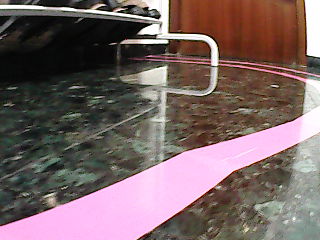
#> input picture models/dataset-sample/v141738-f172i-a105.png, 320 x 240 px
$ python hand_coded_lane_follower.py ../models/dataset-sample/v141738-f172i-a105.png
#> lines starting #> are read from the running program, lines starting #| are printed output that depends on the picture; after the words box and inside, x2 and y2 are one past the last pixel; in counts of white or black regions, pixels touching at a corner belong together
#> in test_photo, frame is the input picture: shape (240, 320, 3); mean B, G, R 100.5, 101.2, 120
"""
This program computes the desired steering angle for a given frame.

It estimates the lane lines visible in a given image and follow them, using
different functions from the opencv library.
"""

import logging
import math
import sys

import cv2
import numpy as np

_SHOW_IMAGE = False


class HandCodedLaneFollower:

    def __init__(self, car=None):
        logging.info("Starting the driving program")
        self.car = car
        self.curr_steering_angle = 90

    def follow_lane(self, frame):
        """Compute the steering angle to follow pink lane lanes."""
        show_image("orig", frame)

        lane_lines, frame = detect_lane(frame)

        if len(lane_lines) == 0:
            logging.error("No lane lines detected, keep going straight.")
            return frame
        new_steering_angle = compute_steering_angle(frame, lane_lines)
        self.curr_steering_angle = stabilize_steering_angle(
            self.curr_steering_angle, new_steering_angle, len(lane_lines)
        )

        if self.car is not None:
            self.car.front_wheels.turn(self.curr_steering_angle)
        curr_heading_image = display_heading_line(frame, self.curr_steering_angle)
        show_image("heading", curr_heading_image)

        return curr_heading_image


def detect_lane(frame):
    """Compute estimations of up to two pink lines in an image."""
    logging.debug("Detecting lane lines...")

    edges = get_edges(frame)
    show_image("edges", edges)

    cropped_edges = crop_top(edges, 1 / 3)
    show_image("edges cropped", cropped_edges)

    line_segments = get_lines(cropped_edges)
    line_segment_image = display_lines(frame, line_segments)
    show_image("line segments", line_segment_image)

    lane_lines = get_lane_lines(frame, line_segments)
    lane_lines_image = display_lines(frame, lane_lines)
    show_image("lane lines", lane_lines_image)

    return lane_lines, lane_lines_image


def get_edges(image):
    """Filter borders of color pink in an image."""
    im_hsv = cv2.cvtColor(image, cv2.COLOR_BGR2HSV)
#> im_hsv: shape (240, 320, 3); mean H, S, V 61.7, 69.7, 122.3

    lower_pink = np.array([150, 50, 120])
    upper_pink = np.array([180, 255, 255])
    mask = cv2.inRange(im_hsv, lower_pink, upper_pink)
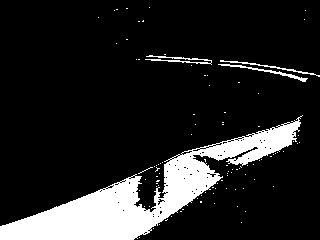
#> mask: shape (240, 320); 14.2% white; 97 white regions (93 under 20 px), largest, box (x1, y1, x2, y2) and area: (0, 115, 303, 240) 10196, (218, 64, 308, 82) 213, (145, 55, 212, 65) 208, (220, 60, 320, 77) 169

    edges = cv2.Canny(mask, 200, 400)
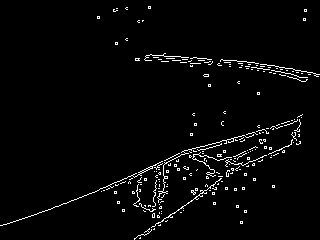
#> edges: shape (240, 320); 2.8% white in thin lines or dots

    return edges


def crop_top(image, cut):
    """Cut top half of an image."""
#> called with cut = 0.333
    height, width = image.shape
#> height = 240; width = 320
    mask = np.zeros_like(image)

    polygon = np.array(
        [
            [
                (0, height * cut),
                (width, height * cut),
                (width, height),
                (0, height),
            ]
        ],
        np.int32,
    )

    cv2.fillPoly(mask, polygon, 255)
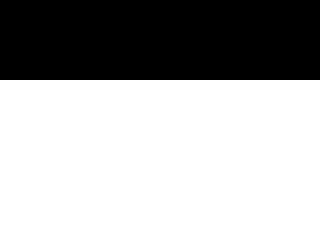
#> mask: shape (240, 320); 66.7% white; 1 black region, box (x1, y1, x2, y2) and area: (0, 0, 320, 80) 25600
    show_image("mask", mask)
    masked_image = cv2.bitwise_and(image, mask)
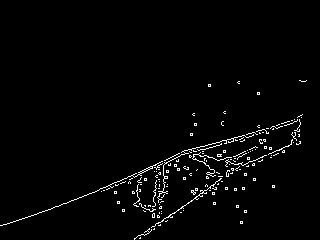
#> masked_image: shape (240, 320); 2.1% white in thin lines or dots, all inside (x1, y1, x2, y2) = (0, 80, 307, 240)
    return masked_image


def get_lines(edges):
    """Join borders to obtain the lines present in an image."""
    lines = cv2.HoughLinesP(
        edges,
        rho=1,
        angle=(np.pi / 180),
        min_threshold=25,
        minLineLength=10,
        maxLineGap=6,
    )

    return lines


# [129 lines left out: functions get_lane_lines, compute_steering_angle, stabilize_steering_angle, display_lines, display_heading_line, not called in this run]


def length_of_line_segment(line):
    x1, y1, x2, y2 = line
    return math.sqrt((x2 - x1) ** 2 + (y2 - y1) ** 2)


def show_image(title, frame, show=_SHOW_IMAGE):
    if show:
        cv2.imshow(title, frame)


# [10 lines left out: function make_points, not called in this run]


# ---------------------
# Test functions
# ---------------------


def test_photo(file):
    land_follower = HandCodedLaneFollower()
    frame = cv2.imread(file)
    combo_image = land_follower.follow_lane(frame)
    show_image("final", combo_image, True)
    cv2.waitKey(0)
    cv2.destroyAllWindows()


# [35 lines left out: function test_video, not called in this run]


if __name__ == "__main__":
    logging.basicConfig(level=logging.INFO)

    if len(sys.argv) > 1:
#> (the run stopped early here; a loop or call above may not have finished)

$ run again, on models/dataset-sample/v141747-f154i-a099.png
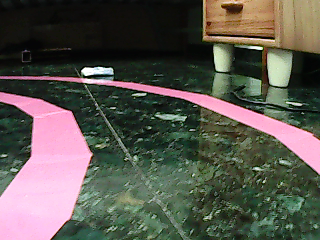
#> input picture models/dataset-sample/v141747-f154i-a099.png, 320 x 240 px
#> in test_photo, frame is the input picture: shape (240, 320, 3); mean B, G, R 78.7, 87.3, 90
#> im_hsv: shape (240, 320, 3); mean H, S, V 68.8, 83.4, 100.5
#> in get_edges, `mask = cv2.inRange(im_hsv, lower_pink, upper_pink)`:
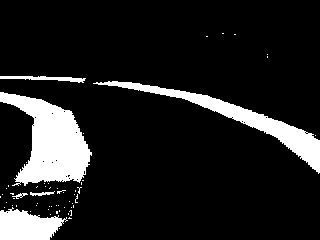
#> mask: shape (240, 320); 12.5% white; 58 white regions (52 under 20 px), largest, box (x1, y1, x2, y2) and area: (0, 92, 92, 186) 4563, (93, 81, 320, 174) 3016, (0, 207, 68, 240) 1530, (0, 76, 86, 83) 297, (30, 191, 55, 196) 64, (12, 193, 28, 199) 38
#> edges: shape (240, 320); 2% white in thin lines or dots, all inside (x1, y1, x2, y2) = (0, 32, 320, 240)
#> in crop_top, `masked_image = cv2.bitwise_and(image, mask)`:
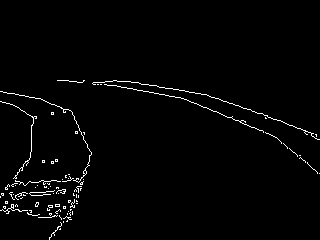
#> masked_image: shape (240, 320); 1.8% white in thin lines or dots, all inside (x1, y1, x2, y2) = (0, 80, 320, 240)

$ run again, on models/dataset-sample/v141759-f122i-a102.png
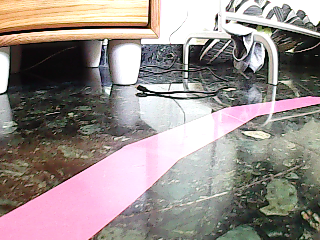
#> input picture models/dataset-sample/v141759-f122i-a102.png, 320 x 240 px
#> in test_photo, frame is the input picture: shape (240, 320, 3); mean B, G, R 139.1, 142.3, 152.3
#> im_hsv: shape (240, 320, 3); mean H, S, V 69.6, 46.8, 156.3
#> in get_edges, `mask = cv2.inRange(im_hsv, lower_pink, upper_pink)`:
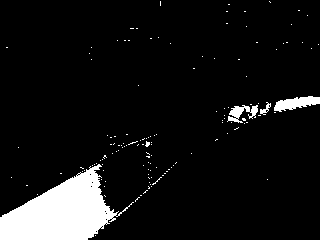
#> mask: shape (240, 320); 8.2% white; 135 white regions (131 under 20 px), largest, box (x1, y1, x2, y2) and area: (0, 164, 134, 240) 5243, (274, 96, 320, 112) 430, (227, 105, 258, 123) 271, (260, 102, 271, 115) 57
#> edges: shape (240, 320); 1.7% white in thin lines or dots
#> in crop_top, `masked_image = cv2.bitwise_and(image, mask)`:
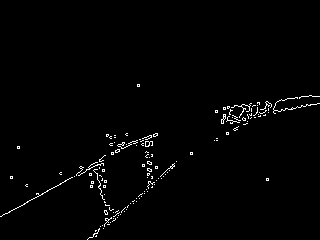
#> masked_image: shape (240, 320); 1.4% white in thin lines or dots, all inside (x1, y1, x2, y2) = (0, 84, 320, 240)

$ run again, on models/dataset-sample/v141759-f357i-a084.png
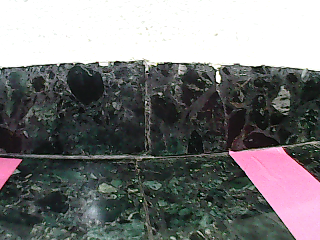
#> input picture models/dataset-sample/v141759-f357i-a084.png, 320 x 240 px
#> in test_photo, frame is the input picture: shape (240, 320, 3); mean B, G, R 122.1, 121.6, 121.7
#> im_hsv: shape (240, 320, 3); mean H, S, V 66.5, 42.7, 128.5
#> in get_edges, `mask = cv2.inRange(im_hsv, lower_pink, upper_pink)`:
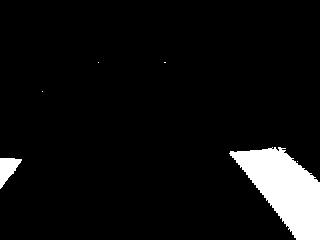
#> mask: shape (240, 320); 6.5% white; 6 white regions (4 under 20 px), largest, box (x1, y1, x2, y2) and area: (229, 147, 320, 240) 4588, (0, 158, 22, 189) 377
#> in get_edges, `edges = cv2.Canny(mask, 200, 400)`:
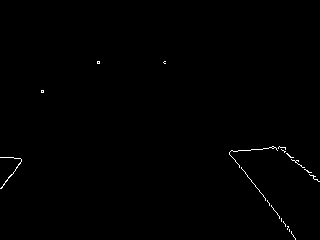
#> edges: shape (240, 320); 0.4% white in thin lines or dots, all inside (x1, y1, x2, y2) = (0, 61, 320, 240)
#> masked_image: shape (240, 320); 0.38% white in thin lines or dots, all inside (x1, y1, x2, y2) = (0, 90, 320, 240)
